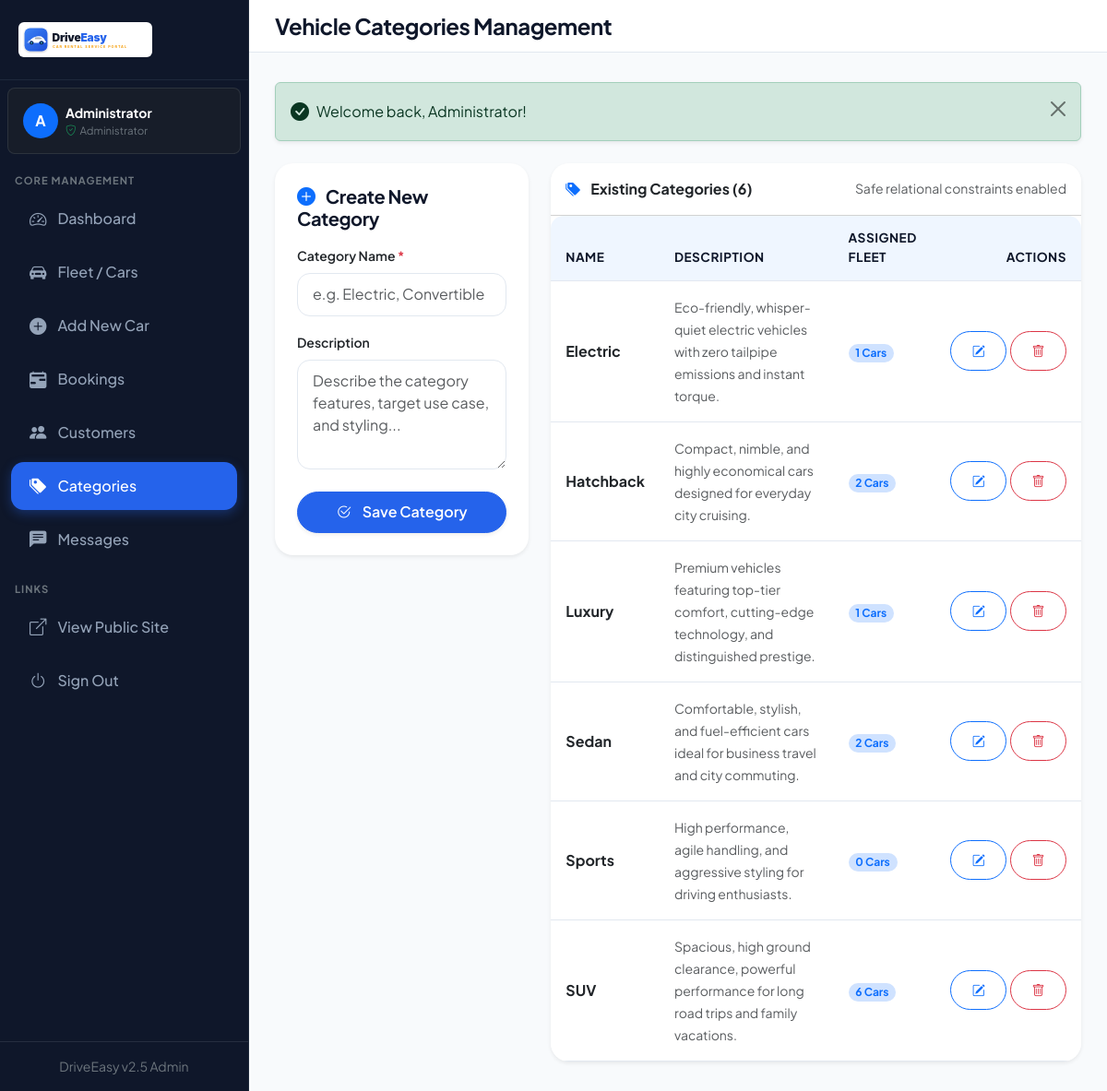
Screenshot of /admin/categories.php (signed in) with the database file from the repository.
### tables this page shows
CREATE TABLE `categories` (
  `id` INT AUTO_INCREMENT PRIMARY KEY,
  `name` VARCHAR(50) NOT NULL UNIQUE,
  `description` TEXT NULL,
  `created_at` TIMESTAMP NOT NULL DEFAULT CURRENT_TIMESTAMP
);

### admin/categories.php (the view, shortened to what this page needs)
<?php
require_once __DIR__ . '/../includes/db.php';
require_once __DIR__ . '/../includes/functions.php';
$edit_category = null;
$errors = [];
$categories = $pdo->query("
    SELECT c.*, COUNT(cars.id) AS car_count
    FROM categories c
    LEFT JOIN cars ON c.id = cars.category_id
    GROUP BY c.id
    ORDER BY c.name ASC
")->fetchAll();
require_once __DIR__ . '/../includes/header.php';
?>
<div class="admin-wrapper">
    <?php require_once __DIR__ . '/../includes/sidebar.php'; ?>
    <div class="admin-main">
        <header class="admin-topbar">
            <div class="d-flex align-items-center gap-3">
                <h4 class="mb-0 fw-bold">Vehicle Categories Management</h4>
            </div>
        </header>
        <div class="admin-content">
            <div class="row g-4">
                <div class="col-lg-4">
                    <div class="card card-custom p-4 border-0 shadow-sm sticky-top" style="top: 85px;">
                        <h5 class="fw-bold mb-3">
                            <i class="bi <?= $edit_category ? 'bi-pencil-square' : 'bi-plus-circle-fill' ?> text-primary me-2"></i>
                            <?= $edit_category ? 'Edit Category' : 'Create New Category' ?>
                        </h5>
                        <form action="<?= base_url('admin/categories.php') ?>" method="POST" class="prevent-double-submit">
                            <div class="mb-3">
                                <label class="form-label small fw-semibold">Category Name <span class="text-danger">*</span></label>
                                <input type="text" name="name" class="form-control <?= isset($errors['name']) ? 'is-invalid' : '' ?>" placeholder="e.g. Electric, Convertible" value="<?= htmlspecialchars($edit_category['name'] ?? $_POST['name'] ?? '') ?>" required>
                            </div>
                            <div class="mb-4">
                                <label class="form-label small fw-semibold">Description</label>
                                <textarea name="description" rows="4" class="form-control" placeholder="Describe the category features, target use case, and styling..."></textarea>
                            </div>
                            <div class="d-grid gap-2">
                                <button type="submit" class="btn btn-primary rounded-pill shadow-sm">
                                    <i class="bi bi-check2-circle me-1"></i> <?= $edit_category ? 'Update Category' : 'Save Category' ?>
                                </button>
                            </div>
                        </form>
                    </div>
                </div>
                <div class="col-lg-8">
                    <div class="card card-custom overflow-hidden border-0 shadow-sm">
                        <div class="card-header bg-body d-flex justify-content-between align-items-center py-3">
                            <span class="fw-bold"><i class="bi bi-tags-fill text-primary me-2"></i> Existing Categories (<?= count($categories) ?>)</span>
                            <span class="text-muted small">Safe relational constraints enabled</span>
                        </div>
                        <div class="table-responsive">
                            <table class="table table-custom align-middle mb-0">
                                <thead>
                                    <tr>
                                        <th>Name</th>
                                        <th>Description</th>
                                        <th>Assigned Fleet</th>
                                        <th class="text-end">Actions</th>
                                    </tr>
                                </thead>
                                <tbody>
                                    <?php foreach ($categories as $cat): ?>
                                        <tr>
                                            <td>
                                                <span class="fw-bold text-dark fs-6"><?= htmlspecialchars($cat['name']) ?></span>
                                            </td>
                                            <td>
                                                <span class="small text-muted text-truncate-2" style="max-width: 320px;">
                                                    <?= htmlspecialchars($cat['description'] ?: 'No description provided.') ?>
                                                </span>
                                            </td>
                                            <td>
                                                <span class="badge bg-primary-subtle text-primary rounded-pill px-2.5 py-1">
                                                    <?= $cat['car_count'] ?> Cars
                                                </span>
                                            </td>
                                            <td class="text-end">
                                                <div class="d-flex justify-content-end gap-1">
                                                    <a href="<?= base_url('admin/categories.php?edit=' . $cat['id']) ?>" class="btn btn-outline-primary btn-sm rounded-pill px-2.5" title="Edit">
                                                        <i class="bi bi-pencil-square"></i>
                                                    </a>
                                                    <form action="<?= base_url('admin/categories.php') ?>" method="POST" class="d-inline">
                                                        <button type="submit" class="btn btn-outline-danger btn-sm rounded-pill px-2.5 confirm-delete" data-confirm-msg="Are you sure you want to delete category '<?= htmlspecialchars($cat['name']) ?>'? Deletion is blocked if cars are assigned." title="Delete">
                                                            <i class="bi bi-trash"></i>
                                                        </button>
                                                    </form>
                                                </div>
                                            </td>
                                        </tr>
                                    <?php endforeach; ?>
                                </tbody>
                            </table>
                        </div>
                    </div>
                </div>
            </div>
        </div>
    </div>
</div>
</body>
</html>

### assets/css/style.css (style rules this page uses)
:root { --font-family: 'Plus Jakarta Sans', -apple-system, BlinkMacSystemFont, "Segoe UI", Roboto, sans-serif; --de-primary: #2563eb; --de-primary-hover: #1d4ed8; --de-primary-light: #eff6ff; --de-secondary: #0f172a; --de-accent: #f59e0b; --de-accent-hover: #d97706; --de-success: #10b981; --de-danger: #ef4444; --de-warning: #f59e0b; --de-info: #06b6d4; --de-bg: #f8fafc; --de-card-bg: #ffffff; --de-text-main: #0f172a; --de-text-muted: #64748b; --de-border: #e2e8f0; --de-radius-sm: 8px; --de-radius-md: 14px; --de-radius-lg: 20px; --de-radius-xl: 28px; --de-shadow-sm: 0 1px 3px rgba(0, 0, 0, 0.05); --de-shadow-md: 0 4px 16px -2px rgba(15, 23, 42, 0.08); --de-shadow-lg: 0 12px 32px -4px rgba(15, 23, 42, 0.12); --de-shadow-hover: 0 20px 35px -5px rgba(37, 99, 235, 0.15); --de-sidebar-width: 270px; }
* { box-sizing: border-box; }
body { font-family: var(--font-family); background-color: var(--de-bg); color: var(--de-text-main); min-height: 100vh; display: flex; flex-direction: column; overflow-x: hidden; transition: background-color 0.3s ease, color 0.3s ease; }
h1, h2, h3, h4, h5, h6 { color: var(--de-text-main); font-weight: 700; letter-spacing: -0.02em; }
a { text-decoration: none; transition: all 0.2s ease; }
.btn { font-weight: 600; padding: 0.6rem 1.4rem; border-radius: var(--de-radius-md); transition: all 0.25s cubic-bezier(0.16, 1, 0.3, 1); display: inline-flex; align-items: center; justify-content: center; gap: 0.5rem; }
.btn-primary { background-color: var(--de-primary); border-color: var(--de-primary); color: #ffffff; box-shadow: 0 4px 14px rgba(37, 99, 235, 0.25); }
.card-custom { background: var(--de-card-bg); border: 1px solid var(--de-border); border-radius: var(--de-radius-lg); box-shadow: var(--de-shadow-md); overflow: hidden; }
.admin-wrapper { display: flex; min-height: 100vh; }
.admin-main { margin-left: var(--de-sidebar-width); flex: 1; background-color: var(--de-bg); min-height: 100vh; display: flex; flex-direction: column; transition: margin-left 0.3s ease; }
.admin-topbar { background: var(--de-card-bg); border-bottom: 1px solid var(--de-border); padding: 0.85rem 1.75rem; display: flex; align-items: center; justify-content: space-between; position: sticky; top: 0; z-index: 1020; }
.admin-content { padding: 2rem 1.75rem; flex: 1; }
.form-control, .form-select { border: 1px solid var(--de-border); border-radius: var(--de-radius-md); padding: 0.65rem 1rem; background-color: var(--de-card-bg); color: var(--de-text-main); transition: border-color 0.2s, box-shadow 0.2s; }
.table-responsive { border-radius: var(--de-radius-md); overflow: hidden; }
.table-custom { margin-bottom: 0; vertical-align: middle; }
.table-custom thead th { background: var(--de-primary-light); color: var(--de-text-main); font-weight: 700; font-size: 0.85rem; text-transform: uppercase; letter-spacing: 0.5px; border-bottom: 1px solid var(--de-border); padding: 0.9rem 1rem; }
.table-custom tbody td { padding: 1rem; border-bottom: 1px solid var(--de-border); color: var(--de-text-main); }

### rows the page displays
categories: name "Electric", description "Eco-friendly, whisper-quiet electric vehicles with zero tailpipe emissions and instant torque.", car_count "1"
categories: name "Hatchback", description "Compact, nimble, and highly economical cars designed for everyday city cruising.", car_count "2"
categories: name "Luxury", description "Premium vehicles featuring top-tier comfort, cutting-edge technology, and distinguished prestige.", car_count "1"
categories: name "Sedan", description "Comfortable, stylish, and fuel-efficient cars ideal for business travel and city commuting.", car_count "2"
categories: name "Sports", description "High performance, agile handling, and aggressive styling for driving enthusiasts.", car_count "0"
categories: name "SUV", description "Spacious, high ground clearance, powerful performance for long road trips and family vacations.", car_count "6"

### other values shown
substr($admin['name'] ?? 'A', 0, 1) "A"
$admin['name'] "Administrator"
$msg "Welcome back, Administrator!"
count($categories) "6"
